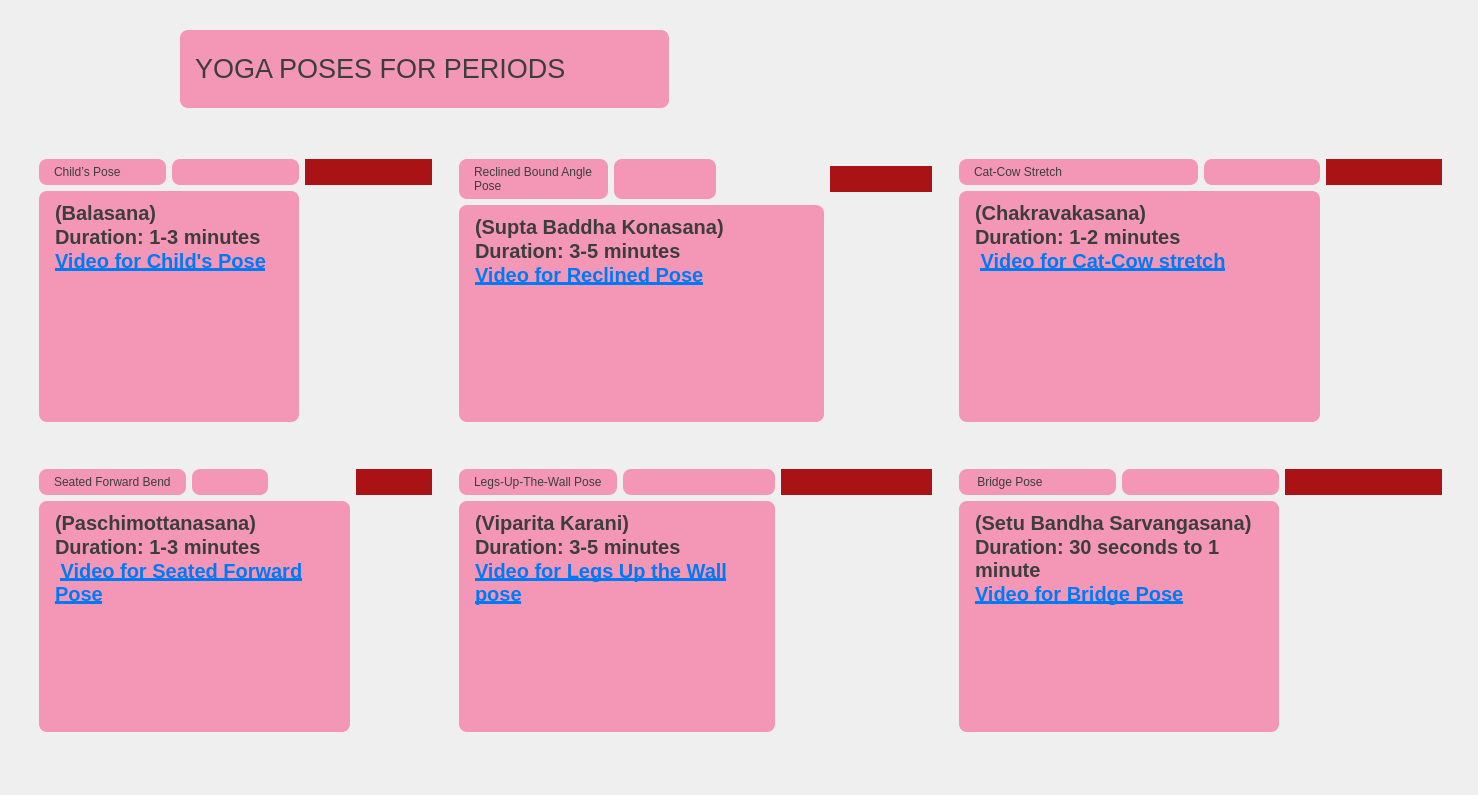
<?xml version="1.0" encoding="UTF-8"?>
<ui version="4.0">
 <class>MainWindow</class>
 <widget class="QMainWindow" name="MainWindow">
  <property name="geometry">
   <rect>
    <x>0</x>
    <y>0</y>
    <width>1478</width>
    <height>795</height>
   </rect>
  </property>
  <property name="windowTitle">
   <string>MainWindow</string>
  </property>
  <property name="styleSheet">
   <string notr="true">QWidget {
    background: qlineargradient(
        x1: 0, y1: 0, x2: 1, y2: 1,
       stop: 0 #f7c6d9,  
       stop: 1 #e6e6fa
    );
}

</string>
  </property>
  <widget class="QWidget" name="centralwidget">
   <widget class="QFrame" name="block1">
    <property name="geometry">
     <rect>
      <x>30</x>
      <y>150</y>
      <width>411</width>
      <height>281</height>
     </rect>
    </property>
    <property name="styleSheet">
     <string notr="true"> background-color: #ff992;      
    color: #3D3D3D;                   
    font: bold 20px &quot;Arial&quot;;
    border-radius: 8px;
    padding: 6px 12px;</string>
    </property>
    <layout class="QGridLayout" name="gridLayout_2">
     <item row="6" column="0">
      <widget class="QLabel" name="Pose1">
       <property name="styleSheet">
        <string notr="true">QLabel{
    background-color: #F497B6;      
    color: #3D3D3D;                   
    font: bold 20px &quot;Arial&quot;;
    border-radius: 8px;
    padding: 6px 12px;
}
</string>
       </property>
       <property name="text">
        <string>Child’s Pose </string>
       </property>
       <property name="scaledContents">
        <bool>true</bool>
       </property>
       <property name="wordWrap">
        <bool>true</bool>
       </property>
      </widget>
     </item>
     <item row="6" column="1">
      <widget class="QLabel" name="label">
       <property name="styleSheet">
        <string notr="true">
    background-color: #F497B6;      
    color: #3D3D3D;                   
    font: bold 20px &quot;Arial&quot;;
    border-radius: 8px;
    padding: 6px 12px;


</string>
       </property>
       <property name="text">
        <string/>
       </property>
       <property name="pixmap">
        <pixmap resource="resource.qrc">:/new/prefix1/image/balasana.jpeg</pixmap>
       </property>
       <property name="scaledContents">
        <bool>true</bool>
       </property>
       <property name="wordWrap">
        <bool>true</bool>
       </property>
      </widget>
     </item>
     <item row="6" column="2">
      <widget class="QPushButton" name="button1">
       <property name="styleSheet">
        <string notr="true">QPushButton {
    background-color: #aa1316;    
    color: white;                   
    font: bold 14px &quot;Arial&quot;;
    border-radius: 25px;
    padding: 6px 6px;
}

</string>
       </property>
       <property name="text">
        <string/>
       </property>
       <property name="icon">
        <iconset theme="QIcon::ThemeIcon::EditFind"/>
       </property>
       <property name="checkable">
        <bool>true</bool>
       </property>
      </widget>
     </item>
     <item row="7" column="0" colspan="2">
      <widget class="QTextBrowser" name="text1">
       <property name="styleSheet">
        <string notr="true">QTextBrowser{
    background-color: #F497B6;      
    color: #3D3D3D;                   
    font: bold 20px &quot;Arial&quot;;
    border-radius: 8px;
    padding: 6px 12px;
}

</string>
       </property>
       <property name="html">
        <string>&lt;!DOCTYPE HTML PUBLIC &quot;-//W3C//DTD HTML 4.0//EN&quot; &quot;http://www.w3.org/TR/REC-html40/strict.dtd&quot;&gt;
&lt;html&gt;&lt;head&gt;&lt;meta name=&quot;qrichtext&quot; content=&quot;1&quot; /&gt;&lt;meta charset=&quot;utf-8&quot; /&gt;&lt;style type=&quot;text/css&quot;&gt;
p, li { white-space: pre-wrap; }
hr { height: 1px; border-width: 0; }
li.unchecked::marker { content: &quot;\2610&quot;; }
li.checked::marker { content: &quot;\2612&quot;; }
&lt;/style&gt;&lt;/head&gt;&lt;body style=&quot; font-family:'Arial'; font-size:20px; font-weight:700; font-style:normal;&quot;&gt;
&lt;p style=&quot; margin-top:0px; margin-bottom:0px; margin-left:0px; margin-right:0px; -qt-block-indent:0; text-indent:0px;&quot;&gt;(Balasana)&lt;/p&gt;
&lt;p style=&quot; margin-top:0px; margin-bottom:0px; margin-left:0px; margin-right:0px; -qt-block-indent:0; text-indent:0px;&quot;&gt;Duration: 1-3 minutes &lt;/p&gt;
&lt;p style=&quot; margin-top:0px; margin-bottom:0px; margin-left:0px; margin-right:0px; -qt-block-indent:0; text-indent:0px;&quot;&gt;&lt;a href=&quot;https://youtu.be/2MJGg-dUKh0?si=w9LfUnxrCke-sXWZ&quot;&gt;&lt;span style=&quot; text-decoration: underline; color:#007af4;&quot;&gt;Video for Child's Pose&lt;/span&gt;&lt;/a&gt;&lt;/p&gt;
&lt;p style=&quot;-qt-paragraph-type:empty; margin-top:0px; margin-bottom:0px; margin-left:0px; margin-right:0px; -qt-block-indent:0; text-indent:0px;&quot;&gt;&lt;br /&gt;&lt;/p&gt;&lt;/body&gt;&lt;/html&gt;</string>
       </property>
       <property name="openExternalLinks">
        <bool>true</bool>
       </property>
      </widget>
     </item>
    </layout>
   </widget>
   <widget class="QFrame" name="block2_2">
    <property name="geometry">
     <rect>
      <x>450</x>
      <y>150</y>
      <width>491</width>
      <height>281</height>
     </rect>
    </property>
    <property name="styleSheet">
     <string notr="true"> background-color: #ff992;      
    color: #3D3D3D;                   
    font: bold 20px &quot;Arial&quot;;
    border-radius: 8px;
    padding: 6px 12px;</string>
    </property>
    <layout class="QGridLayout" name="block2">
     <item row="0" column="0">
      <widget class="QLabel" name="Pose2">
       <property name="styleSheet">
        <string notr="true">QLabel{
    background-color: #F497B6;      
    color: #3D3D3D;                   
    font: bold 20px &quot;Arial&quot;;
    border-radius: 8px;
    padding: 6px 12px;
}

</string>
       </property>
       <property name="text">
        <string>Reclined Bound Angle Pose </string>
       </property>
       <property name="wordWrap">
        <bool>true</bool>
       </property>
      </widget>
     </item>
     <item row="0" column="1">
      <widget class="QLabel" name="label_7">
       <property name="styleSheet">
        <string notr="true">
    background-color: #F497B6;      
    color: #3D3D3D;                   
    font: bold 20px &quot;Arial&quot;;
    border-radius: 8px;
    padding: 6px 12px;


</string>
       </property>
       <property name="text">
        <string/>
       </property>
       <property name="pixmap">
        <pixmap resource="resource.qrc">:/new/prefix1/image/reclinedbound.jpeg</pixmap>
       </property>
       <property name="scaledContents">
        <bool>true</bool>
       </property>
      </widget>
     </item>
     <item row="0" column="3">
      <widget class="QPushButton" name="button2">
       <property name="styleSheet">
        <string notr="true">QPushButton {
    background-color: #aa1316;    
    color: white;                   
    font: bold 14px &quot;Arial&quot;;
    border-radius: 25px;
    padding: 6px 6px;
}

</string>
       </property>
       <property name="text">
        <string/>
       </property>
       <property name="icon">
        <iconset theme="QIcon::ThemeIcon::EditFind"/>
       </property>
       <property name="checkable">
        <bool>true</bool>
       </property>
      </widget>
     </item>
     <item row="3" column="0" colspan="3">
      <widget class="QTextBrowser" name="text2">
       <property name="styleSheet">
        <string notr="true">QTextBrowser{
    background-color: #F497B6;      
    color: #3D3D3D;                   
    font: bold 20px &quot;Arial&quot;;
    border-radius: 8px;
    padding: 6px 12px;
}

</string>
       </property>
       <property name="html">
        <string>&lt;!DOCTYPE HTML PUBLIC &quot;-//W3C//DTD HTML 4.0//EN&quot; &quot;http://www.w3.org/TR/REC-html40/strict.dtd&quot;&gt;
&lt;html&gt;&lt;head&gt;&lt;meta name=&quot;qrichtext&quot; content=&quot;1&quot; /&gt;&lt;meta charset=&quot;utf-8&quot; /&gt;&lt;style type=&quot;text/css&quot;&gt;
p, li { white-space: pre-wrap; }
hr { height: 1px; border-width: 0; }
li.unchecked::marker { content: &quot;\2610&quot;; }
li.checked::marker { content: &quot;\2612&quot;; }
&lt;/style&gt;&lt;/head&gt;&lt;body style=&quot; font-family:'Arial'; font-size:20px; font-weight:700; font-style:normal;&quot;&gt;
&lt;p style=&quot; margin-top:0px; margin-bottom:0px; margin-left:0px; margin-right:0px; -qt-block-indent:0; text-indent:0px;&quot;&gt;(Supta Baddha Konasana)&lt;/p&gt;
&lt;p style=&quot; margin-top:0px; margin-bottom:0px; margin-left:0px; margin-right:0px; -qt-block-indent:0; text-indent:0px;&quot;&gt;Duration: 3-5 minutes&lt;/p&gt;
&lt;p style=&quot; margin-top:0px; margin-bottom:0px; margin-left:0px; margin-right:0px; -qt-block-indent:0; text-indent:0px;&quot;&gt;&lt;a href=&quot;https://youtu.be/Z1G8rM-0w2U?si=i2iSZ4VW_JYumEQB&quot;&gt;&lt;span style=&quot; text-decoration: underline; color:#007af4;&quot;&gt;Video for Reclined Pose&lt;/span&gt;&lt;/a&gt;&lt;/p&gt;
&lt;p style=&quot;-qt-paragraph-type:empty; margin-top:0px; margin-bottom:0px; margin-left:0px; margin-right:0px; -qt-block-indent:0; text-indent:0px;&quot;&gt;&lt;br /&gt;&lt;/p&gt;&lt;/body&gt;&lt;/html&gt;</string>
       </property>
       <property name="openExternalLinks">
        <bool>true</bool>
       </property>
      </widget>
     </item>
    </layout>
   </widget>
   <widget class="QFrame" name="block4_2">
    <property name="geometry">
     <rect>
      <x>950</x>
      <y>460</y>
      <width>501</width>
      <height>281</height>
     </rect>
    </property>
    <layout class="QGridLayout" name="block4">
     <item row="0" column="2">
      <widget class="QPushButton" name="button4">
       <property name="styleSheet">
        <string notr="true">QPushButton {
    background-color: #aa1316;    
    color: white;                   
    font: bold 14px &quot;Arial&quot;;
    border-radius: 25px;
    padding: 6px 6px;
}

</string>
       </property>
       <property name="text">
        <string/>
       </property>
       <property name="icon">
        <iconset theme="QIcon::ThemeIcon::EditFind"/>
       </property>
       <property name="checkable">
        <bool>true</bool>
       </property>
      </widget>
     </item>
     <item row="0" column="0">
      <widget class="QLabel" name="Pose4">
       <property name="styleSheet">
        <string notr="true">QLabel{
    background-color: #F497B6;      
    color: #3D3D3D;                   
    font: bold 20px &quot;Arial&quot;;
    border-radius: 8px;
    padding: 6px 12px;
}


</string>
       </property>
       <property name="text">
        <string> Bridge Pose </string>
       </property>
       <property name="scaledContents">
        <bool>true</bool>
       </property>
       <property name="wordWrap">
        <bool>true</bool>
       </property>
      </widget>
     </item>
     <item row="0" column="1">
      <widget class="QLabel" name="label_5">
       <property name="styleSheet">
        <string notr="true">
    background-color: #F497B6;      
    color: #3D3D3D;                   
    font: bold 20px &quot;Arial&quot;;
    border-radius: 8px;
    padding: 6px 12px;



</string>
       </property>
       <property name="text">
        <string/>
       </property>
       <property name="pixmap">
        <pixmap resource="resource.qrc">:/new/prefix1/image/bridge.jpeg</pixmap>
       </property>
       <property name="scaledContents">
        <bool>true</bool>
       </property>
      </widget>
     </item>
     <item row="2" column="0" colspan="2">
      <widget class="QTextBrowser" name="text4">
       <property name="styleSheet">
        <string notr="true">QTextBrowser{
    background-color: #F497B6;      
    color: #3D3D3D;                   
    font: bold 20px &quot;Arial&quot;;
    border-radius: 8px;
    padding: 6px 12px;
}

</string>
       </property>
       <property name="html">
        <string>&lt;!DOCTYPE HTML PUBLIC &quot;-//W3C//DTD HTML 4.0//EN&quot; &quot;http://www.w3.org/TR/REC-html40/strict.dtd&quot;&gt;
&lt;html&gt;&lt;head&gt;&lt;meta name=&quot;qrichtext&quot; content=&quot;1&quot; /&gt;&lt;meta charset=&quot;utf-8&quot; /&gt;&lt;style type=&quot;text/css&quot;&gt;
p, li { white-space: pre-wrap; }
hr { height: 1px; border-width: 0; }
li.unchecked::marker { content: &quot;\2610&quot;; }
li.checked::marker { content: &quot;\2612&quot;; }
&lt;/style&gt;&lt;/head&gt;&lt;body style=&quot; font-family:'Arial'; font-size:20px; font-weight:700; font-style:normal;&quot;&gt;
&lt;p style=&quot; margin-top:0px; margin-bottom:0px; margin-left:0px; margin-right:0px; -qt-block-indent:0; text-indent:0px;&quot;&gt;(Setu Bandha Sarvangasana)&lt;/p&gt;
&lt;p style=&quot; margin-top:0px; margin-bottom:0px; margin-left:0px; margin-right:0px; -qt-block-indent:0; text-indent:0px;&quot;&gt;Duration: 30 seconds to 1 minute &lt;/p&gt;
&lt;p style=&quot; margin-top:0px; margin-bottom:0px; margin-left:0px; margin-right:0px; -qt-block-indent:0; text-indent:0px;&quot;&gt;&lt;a href=&quot;https://youtu.be/XUcAuYd7VU0?si=lQwjQ5TDc5qxU76w&quot;&gt;&lt;span style=&quot; text-decoration: underline; color:#007af4;&quot;&gt;Video for Bridge Pose&lt;/span&gt;&lt;/a&gt;&lt;/p&gt;&lt;/body&gt;&lt;/html&gt;</string>
       </property>
       <property name="openExternalLinks">
        <bool>true</bool>
       </property>
      </widget>
     </item>
    </layout>
   </widget>
   <widget class="QFrame" name="block5_3">
    <property name="geometry">
     <rect>
      <x>950</x>
      <y>150</y>
      <width>501</width>
      <height>281</height>
     </rect>
    </property>
    <layout class="QGridLayout" name="block5">
     <item row="0" column="2">
      <widget class="QLabel" name="label_6">
       <property name="styleSheet">
        <string notr="true">
    background-color: #F497B6;      
    color: #3D3D3D;                   
    font: bold 20px &quot;Arial&quot;;
    border-radius: 8px;
    padding: 6px 12px;


</string>
       </property>
       <property name="text">
        <string notr="true"/>
       </property>
       <property name="textFormat">
        <enum>Qt::TextFormat::RichText</enum>
       </property>
       <property name="pixmap">
        <pixmap resource="resource.qrc">:/new/prefix1/image/Cat-Cow-Pose.jpg</pixmap>
       </property>
       <property name="scaledContents">
        <bool>true</bool>
       </property>
       <property name="wordWrap">
        <bool>true</bool>
       </property>
      </widget>
     </item>
     <item row="0" column="3">
      <widget class="QPushButton" name="button5">
       <property name="styleSheet">
        <string notr="true">QPushButton {
    background-color: #aa1316;    
    color: white;                   
    font: bold 14px &quot;Arial&quot;;
    border-radius: 25px;
    padding: 6px 6px;
}

</string>
       </property>
       <property name="text">
        <string/>
       </property>
       <property name="icon">
        <iconset theme="QIcon::ThemeIcon::EditFind"/>
       </property>
       <property name="checkable">
        <bool>true</bool>
       </property>
      </widget>
     </item>
     <item row="0" column="0" colspan="2">
      <widget class="QLabel" name="Pose5">
       <property name="styleSheet">
        <string notr="true">QLabel{
    background-color: #F497B6;      
    color: #3D3D3D;                   
    font: bold 20px &quot;Arial&quot;;
    border-radius: 8px;
    padding: 6px 12px;
}


</string>
       </property>
       <property name="text">
        <string>Cat-Cow Stretch</string>
       </property>
       <property name="scaledContents">
        <bool>true</bool>
       </property>
      </widget>
     </item>
     <item row="2" column="0" rowspan="2" colspan="3">
      <widget class="QTextBrowser" name="text5">
       <property name="styleSheet">
        <string notr="true">QTextBrowser{
    background-color: #F497B6;      
    color: #3D3D3D;                   
    font: bold 20px &quot;Arial&quot;;
    border-radius: 8px;
    padding: 6px 12px;
}

</string>
       </property>
       <property name="html">
        <string>&lt;!DOCTYPE HTML PUBLIC &quot;-//W3C//DTD HTML 4.0//EN&quot; &quot;http://www.w3.org/TR/REC-html40/strict.dtd&quot;&gt;
&lt;html&gt;&lt;head&gt;&lt;meta name=&quot;qrichtext&quot; content=&quot;1&quot; /&gt;&lt;meta charset=&quot;utf-8&quot; /&gt;&lt;style type=&quot;text/css&quot;&gt;
p, li { white-space: pre-wrap; }
hr { height: 1px; border-width: 0; }
li.unchecked::marker { content: &quot;\2610&quot;; }
li.checked::marker { content: &quot;\2612&quot;; }
&lt;/style&gt;&lt;/head&gt;&lt;body style=&quot; font-family:'Arial'; font-size:20px; font-weight:700; font-style:normal;&quot;&gt;
&lt;p style=&quot; margin-top:0px; margin-bottom:0px; margin-left:0px; margin-right:0px; -qt-block-indent:0; text-indent:0px;&quot;&gt;(Chakravakasana)&lt;/p&gt;
&lt;p style=&quot; margin-top:0px; margin-bottom:0px; margin-left:0px; margin-right:0px; -qt-block-indent:0; text-indent:0px;&quot;&gt;Duration: 1-2 minutes &lt;/p&gt;
&lt;p style=&quot; margin-top:0px; margin-bottom:0px; margin-left:0px; margin-right:0px; -qt-block-indent:0; text-indent:0px;&quot;&gt; &lt;a href=&quot;https://youtu.be/vuyUwtHl694?si=1yZ2jVuOuAHsEBcW&quot;&gt;&lt;span style=&quot; text-decoration: underline; color:#007af4;&quot;&gt;Video for Cat-Cow stretch&lt;/span&gt;&lt;/a&gt;&lt;/p&gt;&lt;/body&gt;&lt;/html&gt;</string>
       </property>
       <property name="openExternalLinks">
        <bool>true</bool>
       </property>
      </widget>
     </item>
    </layout>
   </widget>
   <widget class="QFrame" name="block6_2">
    <property name="geometry">
     <rect>
      <x>450</x>
      <y>460</y>
      <width>491</width>
      <height>281</height>
     </rect>
    </property>
    <layout class="QGridLayout" name="block6">
     <item row="1" column="2">
      <widget class="QPushButton" name="button6">
       <property name="styleSheet">
        <string notr="true">QPushButton {
    background-color: #aa1316; 
    color: white;                   
    font: bold 14px &quot;Arial&quot;;
    border-radius: 25px;
    padding: 6px 6px;
}

</string>
       </property>
       <property name="text">
        <string/>
       </property>
       <property name="icon">
        <iconset theme="QIcon::ThemeIcon::EditFind"/>
       </property>
       <property name="checkable">
        <bool>true</bool>
       </property>
      </widget>
     </item>
     <item row="1" column="0">
      <widget class="QLabel" name="Pose6">
       <property name="styleSheet">
        <string notr="true">QLabel{
    background-color: #F497B6;      
    color: #3D3D3D;                   
    font: bold 20px &quot;Arial&quot;;
    border-radius: 8px;
    padding: 6px 12px;
}

</string>
       </property>
       <property name="text">
        <string>Legs-Up-The-Wall Pose</string>
       </property>
       <property name="wordWrap">
        <bool>true</bool>
       </property>
      </widget>
     </item>
     <item row="1" column="1">
      <widget class="QLabel" name="label_4">
       <property name="styleSheet">
        <string notr="true">
    background-color: #F497B6;      
    color: #3D3D3D;                   
    font: bold 20px &quot;Arial&quot;;
    border-radius: 8px;
    padding: 6px 12px;


</string>
       </property>
       <property name="text">
        <string/>
       </property>
       <property name="pixmap">
        <pixmap resource="resource.qrc">:/new/prefix1/image/legup.jpeg</pixmap>
       </property>
       <property name="scaledContents">
        <bool>true</bool>
       </property>
      </widget>
     </item>
     <item row="4" column="0" colspan="2">
      <widget class="QTextBrowser" name="text6">
       <property name="styleSheet">
        <string notr="true">QTextBrowser{
    background-color: #F497B6;      
    color: #3D3D3D;                   
    font: bold 20px &quot;Arial&quot;;
    border-radius: 8px;
    padding: 6px 12px;
}

</string>
       </property>
       <property name="html">
        <string>&lt;!DOCTYPE HTML PUBLIC &quot;-//W3C//DTD HTML 4.0//EN&quot; &quot;http://www.w3.org/TR/REC-html40/strict.dtd&quot;&gt;
&lt;html&gt;&lt;head&gt;&lt;meta name=&quot;qrichtext&quot; content=&quot;1&quot; /&gt;&lt;meta charset=&quot;utf-8&quot; /&gt;&lt;style type=&quot;text/css&quot;&gt;
p, li { white-space: pre-wrap; }
hr { height: 1px; border-width: 0; }
li.unchecked::marker { content: &quot;\2610&quot;; }
li.checked::marker { content: &quot;\2612&quot;; }
&lt;/style&gt;&lt;/head&gt;&lt;body style=&quot; font-family:'Arial'; font-size:20px; font-weight:700; font-style:normal;&quot;&gt;
&lt;p style=&quot; margin-top:0px; margin-bottom:0px; margin-left:0px; margin-right:0px; -qt-block-indent:0; text-indent:0px;&quot;&gt;(Viparita Karani)&lt;/p&gt;
&lt;p style=&quot; margin-top:0px; margin-bottom:0px; margin-left:0px; margin-right:0px; -qt-block-indent:0; text-indent:0px;&quot;&gt;Duration: 3-5 minutes &lt;/p&gt;
&lt;p style=&quot; margin-top:0px; margin-bottom:0px; margin-left:0px; margin-right:0px; -qt-block-indent:0; text-indent:0px;&quot;&gt;&lt;a href=&quot;https://youtu.be/do_1LisFah0?si=bz6ni4YR-hC5A2yh&quot;&gt;&lt;span style=&quot; text-decoration: underline; color:#007af4;&quot;&gt;Video for Legs Up the Wall pose&lt;/span&gt;&lt;/a&gt;&lt;/p&gt;&lt;/body&gt;&lt;/html&gt;</string>
       </property>
       <property name="openExternalLinks">
        <bool>true</bool>
       </property>
      </widget>
     </item>
    </layout>
   </widget>
   <widget class="QLabel" name="label_8">
    <property name="geometry">
     <rect>
      <x>30</x>
      <y>20</y>
      <width>141</width>
      <height>101</height>
     </rect>
    </property>
    <property name="text">
     <string/>
    </property>
    <property name="pixmap">
     <pixmap resource="resource.qrc">:/image/1.jpg</pixmap>
    </property>
    <property name="scaledContents">
     <bool>true</bool>
    </property>
   </widget>
   <widget class="QLabel" name="Heading">
    <property name="geometry">
     <rect>
      <x>180</x>
      <y>30</y>
      <width>489</width>
      <height>78</height>
     </rect>
    </property>
    <property name="styleSheet">
     <string notr="true">QLabel{
    background-color: #F497B6;      
    color: #3D3D3D;                   
    font: bold 20px &quot;Arial&quot;;
    border-radius: 8px;
    padding: 6px 12px;
}


</string>
    </property>
    <property name="text">
     <string>&lt;html&gt;&lt;head/&gt;&lt;body&gt;&lt;p&gt;&lt;span style=&quot; font-size:20pt; font-weight:400;&quot;&gt;YOGA POSES FOR PERIODS&lt;/span&gt;&lt;/p&gt;&lt;/body&gt;&lt;/html&gt;</string>
    </property>
   </widget>
   <widget class="QFrame" name="block3_2">
    <property name="geometry">
     <rect>
      <x>30</x>
      <y>460</y>
      <width>411</width>
      <height>281</height>
     </rect>
    </property>
    <layout class="QGridLayout" name="block3">
     <item row="2" column="3">
      <widget class="QPushButton" name="button3">
       <property name="styleSheet">
        <string notr="true">QPushButton {
    background-color: #aa1316; 
    color: white;                   
    font: bold 14px &quot;Arial&quot;;
    border-radius: 25px;
    padding: 6px 6px;
}

</string>
       </property>
       <property name="text">
        <string/>
       </property>
       <property name="icon">
        <iconset theme="QIcon::ThemeIcon::EditFind"/>
       </property>
      </widget>
     </item>
     <item row="2" column="0">
      <widget class="QLabel" name="Pose3">
       <property name="styleSheet">
        <string notr="true">QLabel{
    background-color: #F497B6;      
    color: #3D3D3D;                   
    font: bold 20px &quot;Arial&quot;;
    border-radius: 8px;
    padding: 6px 12px;
}

</string>
       </property>
       <property name="text">
        <string>Seated Forward Bend</string>
       </property>
       <property name="wordWrap">
        <bool>true</bool>
       </property>
       <property name="openExternalLinks">
        <bool>false</bool>
       </property>
      </widget>
     </item>
     <item row="2" column="1">
      <widget class="QLabel" name="label_2">
       <property name="styleSheet">
        <string notr="true">
    background-color: #F497B6;      
    color: #3D3D3D;                   
    font: bold 20px &quot;Arial&quot;;
    border-radius: 8px;
    padding: 6px 12px;


</string>
       </property>
       <property name="text">
        <string/>
       </property>
       <property name="pixmap">
        <pixmap resource="resource.qrc">:/new/prefix1/image/Paschimottanasana-Seated-Forward.jpg</pixmap>
       </property>
       <property name="scaledContents">
        <bool>true</bool>
       </property>
      </widget>
     </item>
     <item row="5" column="0" colspan="3">
      <widget class="QTextBrowser" name="text3">
       <property name="styleSheet">
        <string notr="true">QTextBrowser{
    background-color: #F497B6;      
    color: #3D3D3D;                   
    font: bold 20px &quot;Arial&quot;;
    border-radius: 8px;
    padding: 6px 12px;
}

</string>
       </property>
       <property name="html">
        <string>&lt;!DOCTYPE HTML PUBLIC &quot;-//W3C//DTD HTML 4.0//EN&quot; &quot;http://www.w3.org/TR/REC-html40/strict.dtd&quot;&gt;
&lt;html&gt;&lt;head&gt;&lt;meta name=&quot;qrichtext&quot; content=&quot;1&quot; /&gt;&lt;meta charset=&quot;utf-8&quot; /&gt;&lt;style type=&quot;text/css&quot;&gt;
p, li { white-space: pre-wrap; }
hr { height: 1px; border-width: 0; }
li.unchecked::marker { content: &quot;\2610&quot;; }
li.checked::marker { content: &quot;\2612&quot;; }
&lt;/style&gt;&lt;/head&gt;&lt;body style=&quot; font-family:'Arial'; font-size:20px; font-weight:700; font-style:normal;&quot;&gt;
&lt;p style=&quot; margin-top:0px; margin-bottom:0px; margin-left:0px; margin-right:0px; -qt-block-indent:0; text-indent:0px;&quot;&gt;(Paschimottanasana)&lt;/p&gt;
&lt;p style=&quot; margin-top:0px; margin-bottom:0px; margin-left:0px; margin-right:0px; -qt-block-indent:0; text-indent:0px;&quot;&gt;Duration: 1-3 minutes &lt;/p&gt;
&lt;p style=&quot; margin-top:0px; margin-bottom:0px; margin-left:0px; margin-right:0px; -qt-block-indent:0; text-indent:0px;&quot;&gt; &lt;a href=&quot;https://youtu.be/SLIaql7h6RQ?si=wso-DU_unF7uUVhe&quot;&gt;&lt;span style=&quot; text-decoration: underline; color:#007af4;&quot;&gt;Video for Seated Forward Pose&lt;/span&gt;&lt;/a&gt;&lt;/p&gt;&lt;/body&gt;&lt;/html&gt;</string>
       </property>
       <property name="openExternalLinks">
        <bool>true</bool>
       </property>
      </widget>
     </item>
    </layout>
   </widget>
  </widget>
 </widget>
 <resources>
  <include location="resource.qrc"/>
 </resources>
 <connections/>
</ui>
